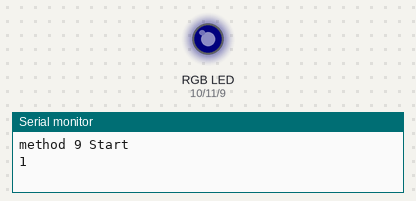
Recording of a sketch running on a simulated Arduino Uno, built with avr-gcc and run on an emulated ATmega328P. Parts: an RGB LED mixed from three pins (HIGH = lit), the last lines printed to the serial monitor. Dim RGB values are drawn brighter than linear; random numbers use the default seed unless the sketch sets one.

Above: at 0.15 s.
At 7.83 s:
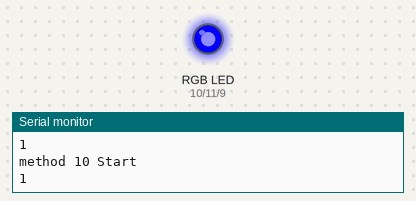
At 15.51 s:
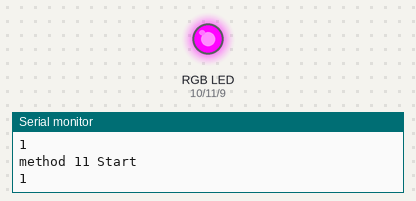
At 19.44 s:
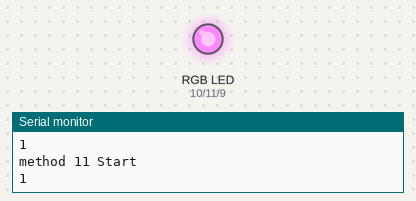
At 30.88 s:
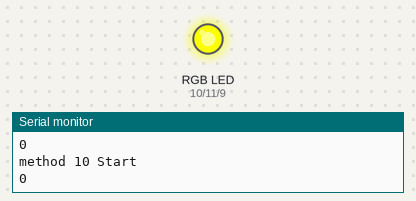
At 38.56 s:
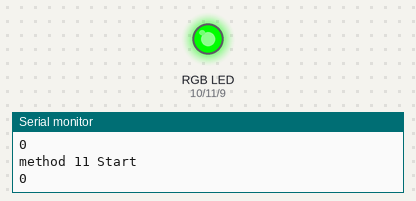
Timing chart, 0 to 40.0 s (numbered marks = the images above):
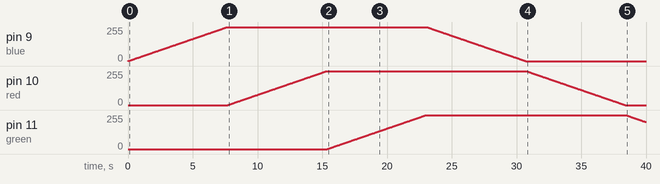

The sketch:

RandnumRGB.ino
```cpp
void setup() {
  // put your setup code here, to run once:
Serial.begin(9600);
  pinMode(11,OUTPUT); //green
  pinMode(9,OUTPUT);  //blue
  pinMode(10,OUTPUT); //red
}

void loop() {
  // put your main code here, to run repeatedly:


 Serial.println("method 9 Start");
    turnRGB(9); //파랑 변화

 Serial.println("method 10 Start");
    turnRGB(10);  // 빨강변화

 Serial.println("method 11 Start");

    turnRGB(11);  // 녹색변화
}

void turnRGB(int a){  //a가 켜질 곳. 랜덤 작동

 int randnum = random(2);
 Serial.println(randnum);
 if(randnum == 0){  // 점점 켜짐
   for (int i = 255; i >= 0; i--){
    analogWrite(a, i);
    delay(30);
   }
 }
 else {// randnum 1일 때 점점 꺼짐
   for (int i = 0; i < 256; i++){
    analogWrite(a, i);
    delay(30);
   }
 }
}
```

Measured:
- by itself, pin 9 (blue), pin 10 (red): rises from 0/255 to 255/255 in 7.6 s, then falls to 0/255 in 23.0 s
- by itself, pin 11 (green): rises from 0/255 to 255/255 in 7.6 s, then falls to 203/255 in 17.0 s
